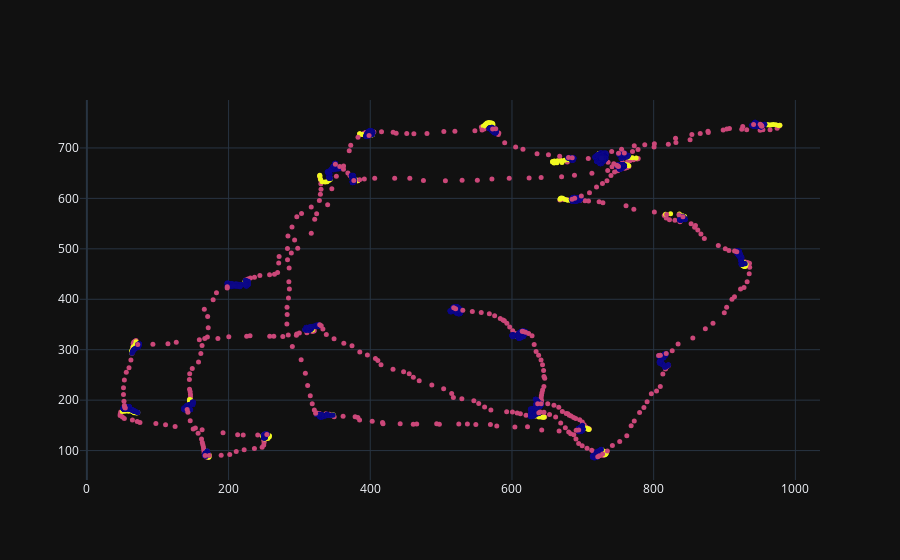

The notebook cell saved with this chart:
### Markdown cell above
### Figure 1: Gaze Locations
Scatter plot of X and Y coordinates, colored by each sample's event (pre-annotated)

### Code cell
events = trial1["MN"]
colors = np.array([np.array([cnfg.EVENT_MAPPING[val]["color"] for val in events])])

# TODO: add background image

fig = go.Figure()
fig.add_trace(go.Scatter(x=x, y=y, mode='markers', marker=dict(color=e, size=5)))
fig.show()

### Figure 1 — Plotly figure (JSON) as saved in the notebook; plotly's stock layout.template omitted (floating-point values rounded to 4 significant figures; data arrays with more than 128 entries replaced by an {"elided": "..."} marker saying what was removed)
{"data": [{"marker": {"color": {"elided": "4988 float values"}, "size": 5}, "mode": "markers", "x": {"elided": "4988 float values"}, "y": {"elided": "4988 float values"}, "type": "scatter"}], "layout": {}}
